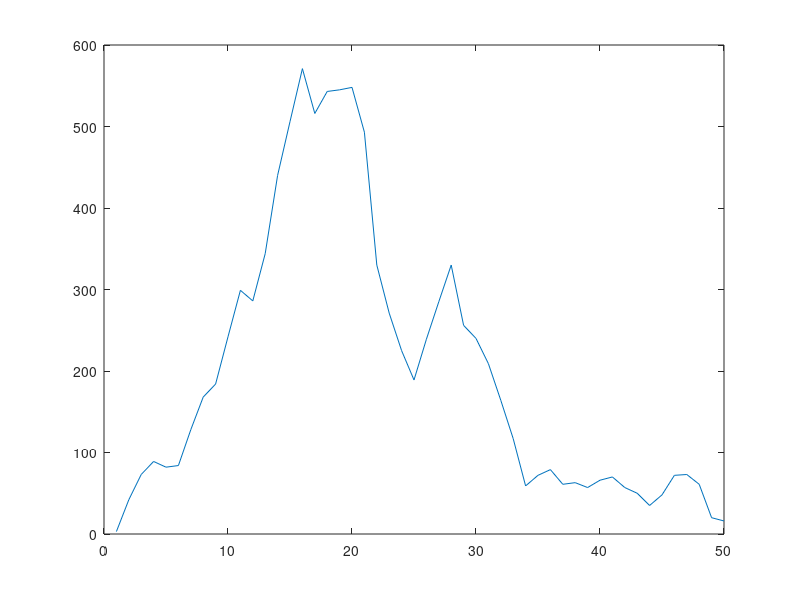

MATLAB code for this plot:
n = 10000;
w = 0.1;
w1 = 0.6;
w2 = 0.4;
u1 = -0.2;
u2 = 5;
o1 = 2;
o2 = 3;
i = 1;
s = [];
z(1) = 0.6;
tic;
while i <= n
    z1 = normrnd(z(i),w);
    pz1 = w1*(normpdf(z1,u1,sqrt(o1)))+w2*(normpdf(z1,u2,sqrt(o2)));
    pz = w1*(normpdf(z(i),u1,sqrt(o1)))+w2*(normpdf(z(i),u2,sqrt(o2)));
    y = min(1, (pz1/pz)*(normpdf(z(i),z1,w)/normpdf(z1,z(i),w)));
    if rand < y
        z(i+1) = z1;
    else 
        z(i+1) = z(i);
    end
    s = union(s,z1);
    i = i+1;
end 

h = hist(s,50);
figure;
plot(h)
toc

%Elapsed time is 6.071561 seconds.%
        